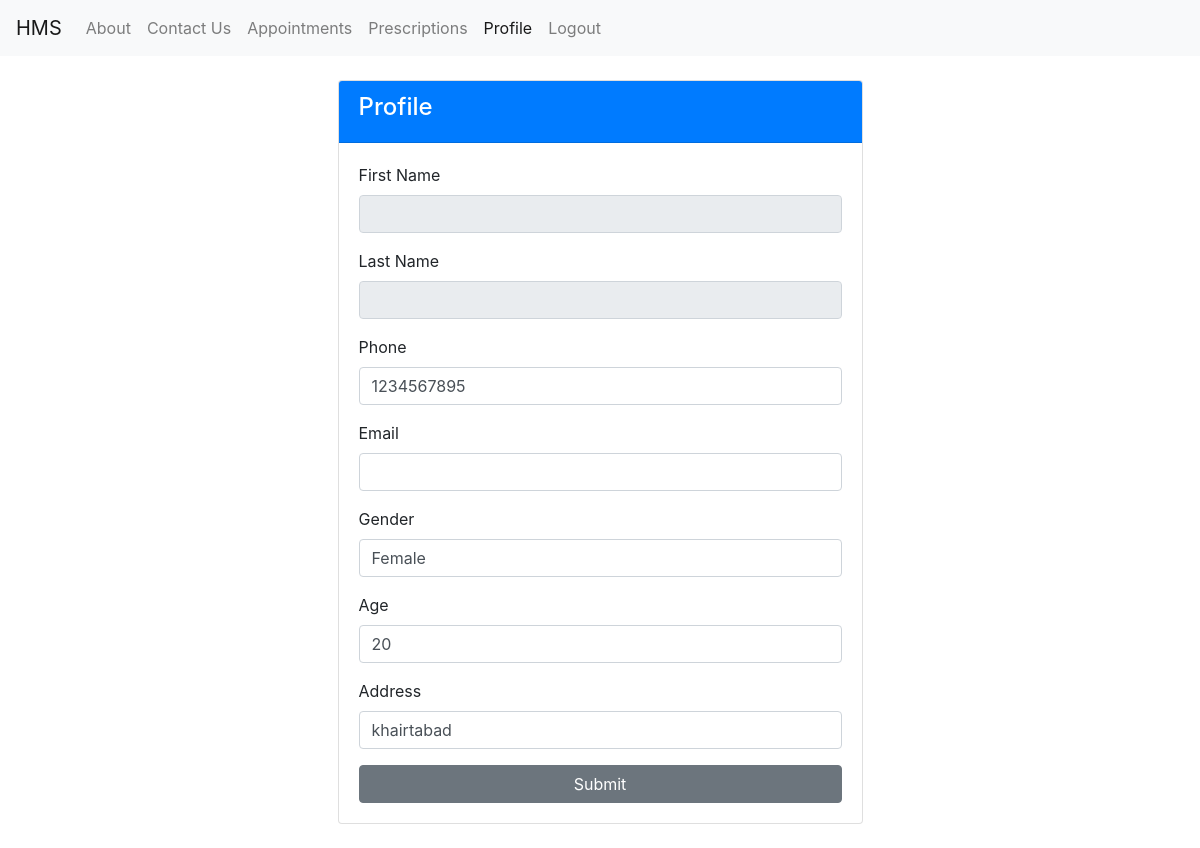
/accounts/profile/ (signed in), run on the app's committed database.
### doctor/models.py (models this page shows, shortened)
class Doctor(models.Model):
    person = models.OneToOneField(Person, on_delete=models.CASCADE)
    phone = models.CharField(max_length=10, default=None)
    gender = models.CharField(max_length=10, default=None)
    age = models.IntegerField(default=None)
    address = models.CharField(max_length=256, default=None)

### hms/views.py (the view)
# urls.py: path('profile/', views.profile, name='profile'),
def profile(request):
    user = request.user
    user = User.objects.get(username=user)
    person = Person.objects.get(user=user)
    if person.type == 1:
        check = Patient.objects.filter(person=person).exists()
        if check:
            x = Patient.objects.filter(person=person)[0]
        else:
            x = Patient()
    else:
        check = Doctor.objects.filter(person=person).exists()
        if check:
            x = Doctor.objects.filter(person=person)[0]
        else:
            x = Doctor()
    if request.method == 'POST':
        phone = request.POST['phone']
        gender = request.POST['gender']
        address = request.POST['address']
        age = request.POST['age']
        if phone and gender and address and age:
            if check:
                obj = x
                obj.phone = phone
                obj.address = address
                obj.age = age
                obj.gender = gender
                obj.save()
                return redirect('home')
            else:
                obj = x
                obj.person = person
                obj.phone = phone
                obj.address = address
                obj.age = age
                obj.gender = gender
                obj.save()
                return redirect('home')
        else:
            print("Error Occured: ", phone, gender, address, age)
    else:
        if check:
            x_person = x
            return render(request, 'hms/profile.html', {'x': x_person, 'person': person})
        else:
            return render(request, 'hms/profile.html', {'x': None, 'person': person})

### templates/hms/profile.html (shortened to what this page needs)
{% extends 'base.html' %}
{% block content %}
<nav class="navbar navbar-expand-lg navbar-light bg-light">
    <a class="navbar-brand" href="#">HMS</a>
    <div class="collapse navbar-collapse" id="navbarNav">
        <ul class="navbar-nav">
            {% if user.is_authenticated %}
            <li class="nav-item">
                <a class="nav-link" href="{%url 'about'%}">About</a>
            </li>
            <li class="nav-item">
                <a class="nav-link" href="{%url 'contact'%}">Contact Us</a>
            </li>
            {% if person.type == 1%}
            <li class="nav-item">
                <a class="nav-link" href="{%url 'appointment'%}">Appointments</a>
            </li>
            <li class="nav-item">
                <a class="nav-link" href="#">Invoice & Payments</a>
            </li>
            <li class="nav-item active">
                <a class="nav-link" href="{%url 'profile' %}">Profile</a>
            </li>
            <li class="nav-item">
                <a class="nav-link" href="{%url 'history'%}">Medical History</a>
            </li>
            {% else %}
            <li class="nav-item">
                <a class="nav-link" href="{%url 'appointment'%}">Appointments</a>
            </li>
            <li class="nav-item">
                <a class="nav-link" href="{%url 'prescription'%}">Prescriptions</a>
            </li>
            <li class="nav-item active">
                <a class="nav-link" href="{%url 'profile' %}">Profile</a>
            </li>
            {% endif %}
            <li class="nav-item mr-3">
                <a href="javascript:{document.getElementById('logout').submit()}" class="nav-link"> Logout</a>
            </li>
            {% endif %}
        </ul>
    </div>
</nav>
<section id="dashboard" class="py-4">
    <div class="container">
        <div class="row">
            <div class="col-md-12">
                <div class="container">
                    <div class="row">
                        <div class="col-md-6 mx-auto">
                            <div class="card">
                                <div class="card-header bg-primary text-white">
                                    <h4>
                                         Profile</h4>
                                </div>
                                <div class="card-body">
                                    <form action="{% url 'profile' %}" method="POST">
                                        <div class="form-group">
                                            <label for="first_name">First Name</label>
                                            <input type="text" name="first_name" class="form-control"
                                                value="{{person.user.first_name}}" readonly required>
                                        </div>
                                        <div class="form-group">
                                            <label for="last_name">Last Name</label>
                                            <input type="text" name="last_name" class="form-control"
                                                value="{{person.user.last_name}}" readonly required>
                                        </div>
                                        <div class="form-group">
                                            <label for="phone">Phone</label>
                                            <input type="text" name="phone" class="form-control"
                                                value="{%if x %}{{x.phone}}{% endif %}" required>
                                        </div>
                                        <div class="form-group">
                                            <label for="email">Email</label>
                                            <input type="email" name="email" class="form-control"
                                                value="{%if x %}{{x.person.user.email}}{% endif %}" required>
                                        </div>
                                        <div class="form-group">
                                            <label for="gender">Gender</label>
                                            <input type="text" name="gender" class="form-control"
                                                value="{%if x %}{{x.gender}}{% endif %}" required>
                                        </div>
                                        <div class="form-group">
                                            <label for="age">Age</label>
                                            <input type="number" name="age" class="form-control"
                                                value="{%if x %}{{x.age}}{% endif %}" required>
                                        </div>
                                        <div class="form-group">
                                            <label for="address">Address</label>
                                            <input type="text" name="address" class="form-control"
                                                value="{%if x %}{{x.address}}{% endif %}" required>
                                        </div>
                                        <input type="submit" value="Submit" class="btn btn-secondary btn-block">
                                    </form>
                                </div>
                            </div>
                        </div>
                    </div>
                </div>
            </div>
        </div>
    </div>
</section>
{% endblock %}

### data on the page
Doctor: phone "1234567895", gender "Female", age "20", address "khairtabad"
